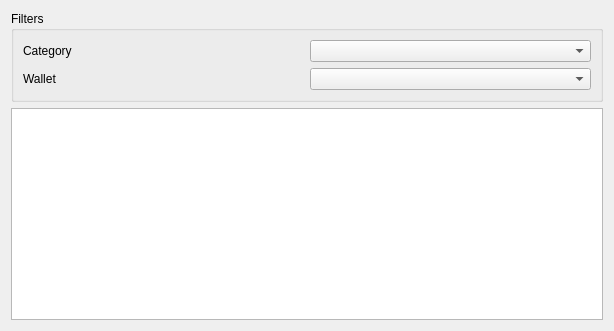
<?xml version="1.0" encoding="UTF-8"?>
<ui version="4.0">
 <class>AccountTableWidget</class>
 <widget class="QWidget" name="AccountTableWidget">
  <property name="geometry">
   <rect>
    <x>0</x>
    <y>0</y>
    <width>614</width>
    <height>331</height>
   </rect>
  </property>
  <property name="contextMenuPolicy">
   <enum>Qt::CustomContextMenu</enum>
  </property>
  <property name="windowTitle">
   <string>Account table</string>
  </property>
  <layout class="QVBoxLayout" name="verticalLayout">
   <item>
    <widget class="QGroupBox" name="filtersGroupBox">
     <property name="autoFillBackground">
      <bool>false</bool>
     </property>
     <property name="styleSheet">
      <string notr="true"/>
     </property>
     <property name="title">
      <string>Filters</string>
     </property>
     <property name="flat">
      <bool>false</bool>
     </property>
     <layout class="QVBoxLayout" name="verticalLayout_2">
      <item>
       <layout class="QHBoxLayout" name="horizontalLayout">
        <item>
         <widget class="QLabel" name="categoryLabel">
          <property name="text">
           <string>Category</string>
          </property>
         </widget>
        </item>
        <item>
         <widget class="QComboBox" name="categoryComboBox"/>
        </item>
       </layout>
      </item>
      <item>
       <layout class="QHBoxLayout" name="horizontalLayout_2">
        <item>
         <widget class="QLabel" name="walletLabel">
          <property name="text">
           <string>Wallet</string>
          </property>
         </widget>
        </item>
        <item>
         <widget class="QComboBox" name="walletComboBox"/>
        </item>
       </layout>
      </item>
     </layout>
    </widget>
   </item>
   <item>
    <widget class="QTableView" name="tableView">
     <property name="contextMenuPolicy">
      <enum>Qt::CustomContextMenu</enum>
     </property>
     <property name="verticalScrollBarPolicy">
      <enum>Qt::ScrollBarAsNeeded</enum>
     </property>
     <property name="sizeAdjustPolicy">
      <enum>QAbstractScrollArea::AdjustIgnored</enum>
     </property>
     <property name="autoScroll">
      <bool>true</bool>
     </property>
     <property name="editTriggers">
      <set>QAbstractItemView::NoEditTriggers</set>
     </property>
     <property name="alternatingRowColors">
      <bool>true</bool>
     </property>
     <property name="showGrid">
      <bool>false</bool>
     </property>
     <property name="sortingEnabled">
      <bool>false</bool>
     </property>
     <attribute name="horizontalHeaderMinimumSectionSize">
      <number>50</number>
     </attribute>
     <attribute name="horizontalHeaderStretchLastSection">
      <bool>true</bool>
     </attribute>
     <attribute name="verticalHeaderVisible">
      <bool>false</bool>
     </attribute>
     <attribute name="verticalHeaderCascadingSectionResizes">
      <bool>true</bool>
     </attribute>
     <attribute name="verticalHeaderDefaultSectionSize">
      <number>0</number>
     </attribute>
    </widget>
   </item>
  </layout>
 </widget>
 <resources>
  <include location="../../icons/tikka.slots.pyqt.resources.icons.index.qrc"/>
 </resources>
 <connections/>
</ui>
